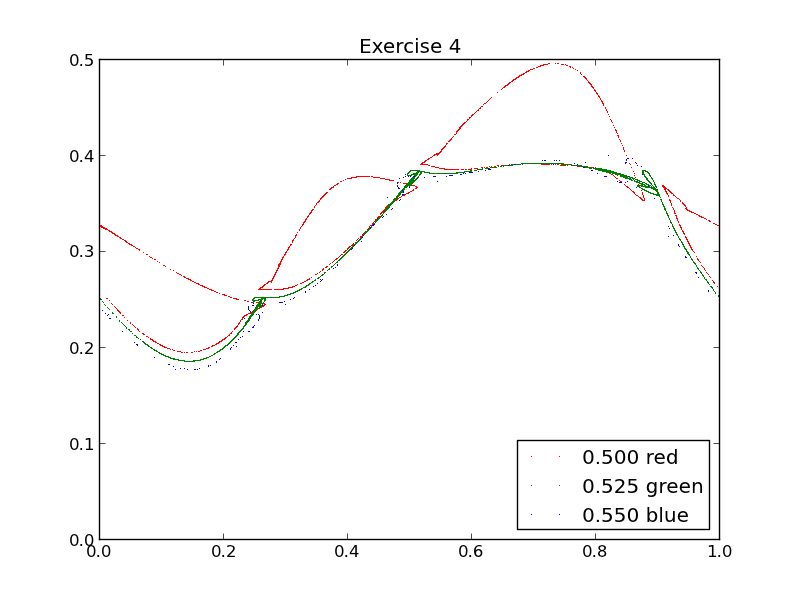

Write the Python code that produced this figure.
import matplotlib.pyplot as pyplot
import numpy

def make_data(epsilon):
    N = 100
    n_iters = 1000
    x = ((numpy.zeros(N) + 1.0).reshape(N,1) * numpy.linspace(0.0, 1.0, N).reshape(1,N)).flatten()
    y = ((numpy.zeros(N) + 1.0).reshape(1,N) * numpy.linspace(0.0, 1.0, N).reshape(N,1)).flatten()
    for count in range(0, n_iters):
        (x, y) = ((x+y)%1.0, (y*(1.0 + epsilon*numpy.sin(2.0*numpy.pi*x)))%1.0)
    return(x,y)

pyplot.title('Exercise 4')

(x,y) = make_data(0.5)
pyplot.plot(x,y,linestyle='', marker=',', markerfacecolor='red',   label='0.500 red')

(x,y) = make_data(0.525)
pyplot.plot(x,y,linestyle='', marker=',', markerfacecolor='green', label='0.525 green')

(x,y) = make_data(0.55)
pyplot.plot(x,y,linestyle='', marker=',', markerfacecolor='blue',  label='0.550 blue')

pyplot.legend(loc='lower right')

pyplot.savefig('exercise04.png')
